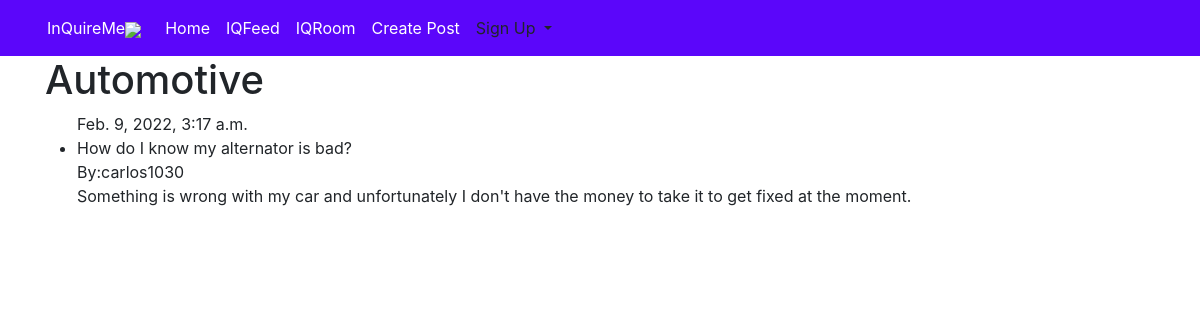
/category/Automotive/, run on the app's committed database.
### inquire_me/models.py (models this page shows, shortened)
class Post(models.Model):
    title = models.CharField(max_length=200)
    body = models.TextField()
    created_at = models.DateTimeField(auto_now_add=True)
    username = models.ForeignKey(
        settings.AUTH_USER_MODEL, on_delete=models.CASCADE, default=1)
    categories = models.CharField(
        max_length=30, choices=CATEGORY_CHOICES, default='')
    likes = models.ManyToManyField(
        settings.AUTH_USER_MODEL, related_name='post_likes')

### accounts/models.py (models this page shows, shortened)
class User(AbstractUser):
    username = models.CharField(
        max_length=50, blank=True, null=True, unique=True)
    email = models.EmailField(verbose_name="email address", unique=True)
    birth_date = models.DateField(verbose_name="DOB", null=True, blank=True)
    categories_verified = models.CharField(
        max_length=30, choices=CATEGORY_CHOICES, default='')
    color_iqroom = models.CharField(
        max_length=6, choices=COLOR_CHOICES, default='green')
    is_active = models.BooleanField(default=True)
    flag = models.IntegerField(
        choices=((1, 'Standard Account'), (2, 'Pro Account')), default=1)
    USERNAME_FIELD = 'email'
    REQUIRED_FIELDS = ['username']
    objects = CustomUserManager()
    def __str__(self):
        return self.username

### inquire_me/views.py (the view)
# urls.py: path('category/<str:cats>/', CategoryDetailView, name='post_category'),
def CategoryDetailView(request, cats):
    category_posts = Post.objects.filter(categories=cats)
    return render(request, 'category_detail.html', {'cats': cats.title(), 'category_posts': category_posts})

### templates/category_detail.html
{% extends 'base.html' %}
{% block content %}
{%if category_posts %}
<h1>{{ cats }}</h1>
<ul>
{% for post in category_posts %}
{{ post.created_at }}<br>
<li>{{ post.title }} </li>
    By:{{ post.username }}<br>
    {{ post.body}}<br><br>
{% endfor %}
</ul>
{% else %}
<h2>Sorry this page doesn't exist.</h2>
{% endif %}
{% endblock content %}

### data on the page
Post: categories "Automotive", created_at "Feb. 9, 2022, 3:17 a.m.", title "How do I know my alternator is bad?", username "carlos1030", body "Something is wrong with my car and unfortunately I don't have the money to take it to get fixed at the moment."
